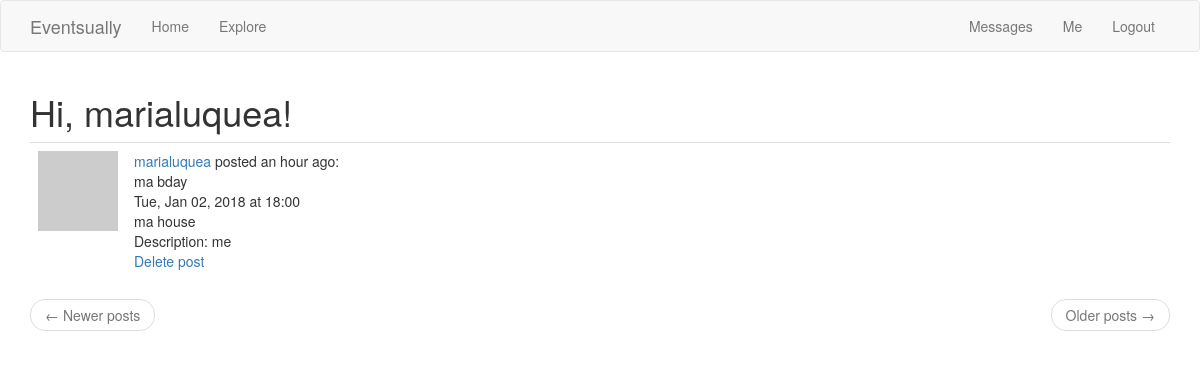
Page /explore (signed in) on the committed database.
### app/models.py (models this page shows, shortened)
class User(UserMixin, db.Model):
    id = db.Column(db.Integer, primary_key=True)
    username = db.Column(db.String(64), index=True, unique=True)
    email = db.Column(db.String(120), index=True, unique=True)
    password_hash = db.Column(db.String(128))
    profilepic = db.Column(db.String(50))
    posts = db.relationship('Post', backref='author', lazy='dynamic')
    about_me = db.Column(db.String(200))
    last_seen = db.Column(db.DateTime, default=datetime.utcnow)
    followed = db.relationship(
        'User', secondary=followers,
        primaryjoin=(followers.c.follower_id == id),
        secondaryjoin=(followers.c.followed_id == id),
        backref=db.backref('followers', lazy='dynamic'), lazy='dynamic')
    messages_sent = db.relationship('Message',foreign_keys='Message.sender_id',backref='author', lazy='dynamic')
    messages_received = db.relationship('Message',foreign_keys='Message.recipient_id',backref='recipient', lazy='dynamic')
    last_message_read_time = db.Column(db.DateTime)
    notifications = db.relationship('Notification', backref='user',lazy='dynamic')
    def avatar(self, size):
        digest = md5(self.email.lower().encode('utf-8')).hexdigest()
        return 'https://www.gravatar.com/avatar/{}?d=identicon&s={}'.format(digest, size)
    def new_messages(self):
        last_read_time = self.last_message_read_time or datetime(1900, 1, 1)
        return Message.query.filter_by(recipient=self).filter(
            Message.timestamp > last_read_time).count()

class Post(db.Model):
    id = db.Column(db.Integer, primary_key=True)
    title = db.Column(db.String(25))
    date = db.Column(db.DateTime)
    time = db.Column(db.DateTime)
    venue = db.Column(db.String(70))
    body = db.Column(db.String(140))
    timestamp = db.Column(db.DateTime, index=True, default=datetime.utcnow)
    user_id = db.Column(db.Integer, db.ForeignKey('user.id'))

### main.py (the view)
@app.route('/explore')
@login_required
def explore():
    page = request.args.get('page', 1, type=int)
    posts = Post.query.order_by(Post.timestamp.desc()).paginate(page, app.config['POSTS_PER_PAGE'], False)
    next_url = url_for('explore', page=posts.next_num) \
        if posts.has_next else None
    prev_url = url_for('explore', page=posts.prev_num) \
        if posts.has_prev else None
    return render_template("index.html", title='Explore', posts=posts.items, next_url=next_url, prev_url=prev_url)

### app/models.py (called while the page is built)
@login.user_loader
def load_user(id):
    return User.query.get(int(id))

### main.py (called while the page is built)
@app.before_request
def before_request():
    if current_user.is_authenticated:
        current_user.last_seen = datetime.utcnow()
        db.session.commit()

### app/templates/index.html (shortened to what this page needs)
{% extends "base.html" %}
{% import 'bootstrap/wtf.html' as wtf %}
{% block app_content %}
    <h1>Hi, {{ current_user.username }}!</h1>
    {% for post in posts %}
        {% include '_post.html' %}
    {% endfor %}
    <nav aria-label="...">
            <ul class="pager">
                <li class="previous{% if not prev_url %} disabled{% endif %}">
                    <a href="{{ prev_url or '#' }}">
                        <span aria-hidden="true">&larr;</span> Newer posts
                    </a>
                </li>
                <li class="next{% if not next_url %} disabled{% endif %}">
                    <a href="{{ next_url or '#' }}">
                        Older posts <span aria-hidden="true">&rarr;</span>
                    </a>
                </li>
            </ul>
        </nav>
    {% endblock %}

### app/templates/_post.html
<table class="table table-hover">
        <tr>
            <td width="70px">
                <a href="{{ url_for('user', username=post.author.username) }}">
                    <img src="{{ post.author.avatar(70) }}" />
                </a>
            </td>
            <td>
                <a href="{{ url_for('user', username=post.author.username) }}">
                    {{ post.author.username }}
                </a>
                posted {{ moment(post.timestamp).fromNow() }}:
                <br>
		{{ post.title }} <br>
                {{ post.date.strftime("%a, %b %d, %Y") }}
                at {{ post.time.strftime("%H:%M") }} <br>
                {{ post.venue }} <br>
                Description: {{ post.body }}
                <br>
                {% if post.author.username == current_user.username %}
                  <a href="{{ url_for('delete_post', post_id=post.id) }}">Delete post</a>
                {% endif %}
            </td>
        </tr>
    </table>

### rows in the picture
User: username "marialuquea"
Post: author.username "marialuquea", timestamp "an hour ago", title "ma bday", date "Tue, Jan 02, 2018", time "18:00", venue "ma house", body "me"

### other values in the picture
{{ 'Messages' }} "Messages"
